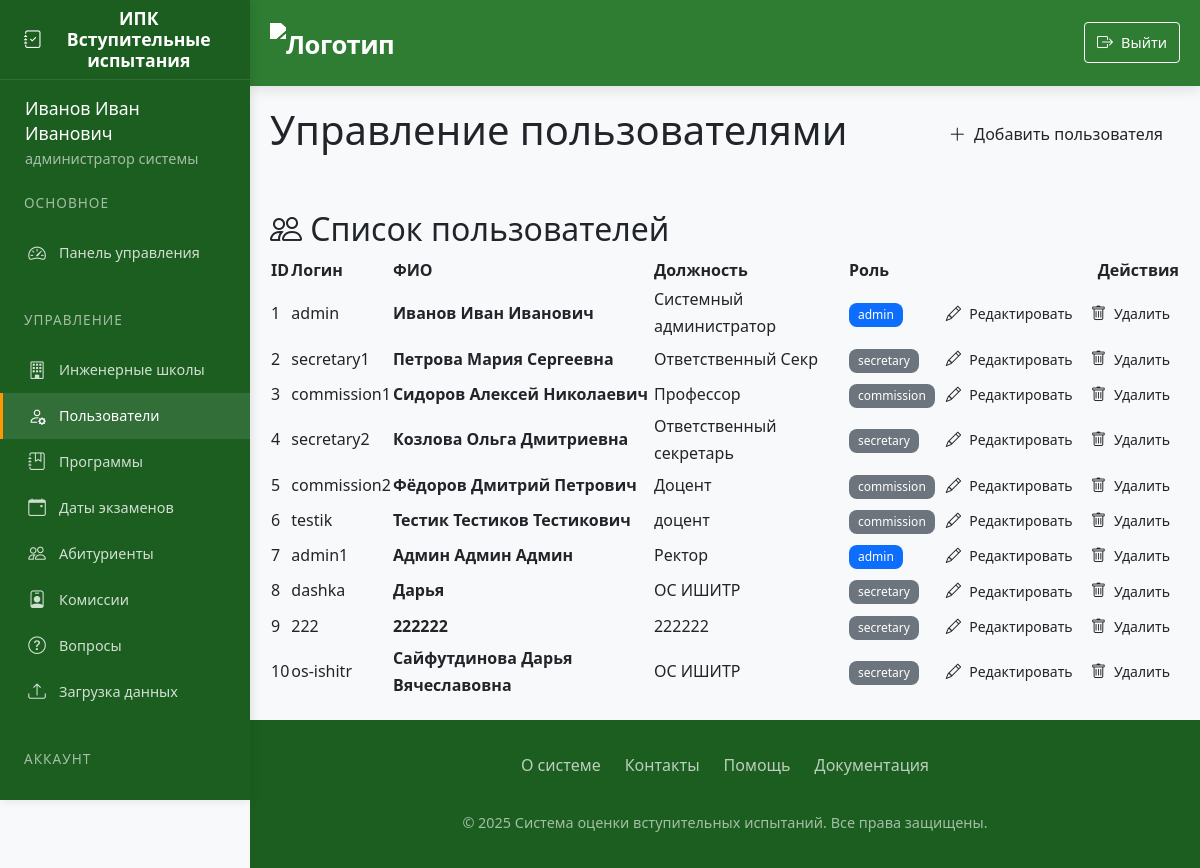
Screenshot of /users (signed in) with the database file from the repository.
### app/models.py (models this page shows)
class User(UserMixin, db.Model):
    id = db.Column(db.Integer, primary_key=True)
    username = db.Column(db.String(80), unique=True, nullable=False)
    password = db.Column(db.String(120), nullable=False)
    full_name = db.Column(db.String(100), nullable=False)
    position = db.Column(db.String(100), nullable=False)
    role = db.Column(db.String(20), nullable=False)  # 'admin', 'secretary', 'commission'
    school_id = db.Column(db.Integer, db.ForeignKey('engineering_school.id'))
    engineering_school = db.relationship('EngineeringSchool', backref='users')
    commission_members = db.relationship('CommissionMember', back_populates='user', cascade='all, delete-orphan')
    standard_commissions = db.relationship('StandardCommission', back_populates='user', cascade='all, delete-orphan')

### app/routes.py (the view)
@routes.route('/users')
@login_required
def users():
    if current_user.role != 'admin':
        abort(403)
    users = User.query.all()
    return render_template('admin_users.html', users=users)

### app/templates/admin_users.html
{% extends "base.html" %}
{% block content %}
<div class="spacer-lg">
    <div class="d-flex justify-content-between align-items-center mb-5">
        <h1>Управление пользователями</h1>
        <a href="{{ url_for('routes.add_user') }}" class="btn btn-primary-elegant">
            <i class="bi bi-plus-lg"></i> Добавить пользователя
        </a>
    </div>
    <div class="card-elegant">
        <div class="card-header-elegant">
            <h2><i class="bi bi-people"></i> Список пользователей</h2>
        </div>
        <div class="card-body">
            <div class="table-responsive">
                <table class="elegant-table">
                    <thead>
                        <tr>
                            <th>ID</th>
                            <th>Логин</th>
                            <th>ФИО</th>
                            <th>Должность</th>
                            <th>Роль</th>
                            <th class="text-end">Действия</th>
                        </tr>
                    </thead>
                    <tbody>
                        {% for user in users %}
                        <tr>
                            <td>{{ user.id }}</td>
                            <td>{{ user.username }}</td>
                            <td class="fw-bold">{{ user.full_name }}</td>
                            <td>{{ user.position }}</td>
                            <td>
                                <span class="badge bg-{{ 'primary' if user.role == 'admin' else 'secondary' }}">
                                    {{ user.role }}
                                </span>
                            </td>
                            <td class="text-end">
                                <div class="btn-group">
                                    <a href="{{ url_for('routes.edit_user', user_id=user.id) }}"
                                       class="btn btn-outline-elegant btn-sm">
                                        <i class="bi bi-pencil"></i> Редактировать
                                    </a>
                                    <form action="{{ url_for('routes.delete_user', user_id=user.id) }}" method="POST">
                                        <button type="submit" class="btn btn-outline-elegant btn-sm"
                                                onclick="return confirm('Вы уверены?')">
                                            <i class="bi bi-trash"></i> Удалить
                                        </button>
                                    </form>
                                </div>
                            </td>
                        </tr>
                        {% endfor %}
                    </tbody>
                </table>
            </div>
        </div>
    </div>
</div>
{% endblock %}

### app/templates/base.html (shortened to what this page needs)
<!DOCTYPE html>
<html lang="ru">
<head>
    <link href="https://cdn.jsdelivr.net/npm/bootstrap@5.3.0/dist/css/bootstrap.min.css" rel="stylesheet">
    <link rel="stylesheet" href="https://cdn.jsdelivr.net/npm/bootstrap-icons@1.10.0/font/bootstrap-icons.css">
    <link rel="stylesheet" href="{{ url_for('static', filename='style.css') }}">
</head>
<body>
    <aside class="sidebar" id="sidebar">
        <div class="sidebar-header">
            <h3 class="sidebar-title">
                <i class="bi bi-journal-check"></i>
                <span>ИПК Вступительные испытания</span>
            </h3>
        </div>
        <nav class="sidebar-menu">
    {% if current_user.is_authenticated %}
            <div class="user-info">
            <div class="user-name">{{ current_user.full_name }}</div>
            <div class="user-role-text">
                {% if current_user.role == 'admin' %}
                    администратор системы
                {% elif current_user.role == 'secretary' %}
                    ответственный секретарь отборочной комиссии
                    {% if current_user.engineering_school %} {{ current_user.engineering_school.name }} {% endif %}
                {% elif current_user.role == 'commission' %}
                    преподаватель
                    {% if current_user.engineering_school %} {{ current_user.engineering_school.name }} {% endif %}
                {% else %}
                    {{ current_user.role }}
                {% endif %}
            </div>
        </div>
                <div class="menu-section">
                    <div class="menu-section-title">Основное</div>
                    {% if current_user.role == 'admin' %}
                        <a href="{{ url_for('routes.admin_dashboard') }}" class="menu-item {% if request.endpoint == 'routes.admin_dashboard' %}active{% endif %}">
                            <i class="bi bi-speedometer2"></i>
                            <span>Панель управления</span>
                        </a>
                    {% elif current_user.role == 'secretary' %}
                        <a href="{{ url_for('routes.secretary_dashboard') }}" class="menu-item {% if request.endpoint == 'routes.secretary_dashboard' %}active{% endif %}">
                            <i class="bi bi-speedometer2"></i>
                            <span>Панель секретаря</span>
                        </a>
                    {% elif current_user.role == 'teacher' %}
                        <a href="{{ url_for('routes.teacher_dashboard') }}" class="menu-item {% if request.endpoint == 'routes.teacher_dashboard' %}active{% endif %}">
                            <i class="bi bi-speedometer2"></i>
                            <span>Панель преподавателя</span>
                        </a>
                    {% elif current_user.role == 'student' %}
                        <a href="{{ url_for('routes.student_dashboard') }}" class="menu-item {% if request.endpoint == 'routes.student_dashboard' %}active{% endif %}">
                            <i class="bi bi-speedometer2"></i>
                            <span>Мои тесты</span>
                        </a>
                    {% endif %}
                </div>
                {% if current_user.role in ['admin', 'secretary'] %}
                <div class="menu-section">
                    <div class="menu-section-title">Управление</div>
                    {% if current_user.role == 'admin' %}
                        <a href="{{ url_for('routes.engineering_schools') }}" class="menu-item {% if request.endpoint == 'routes.engineering_schools' %}active{% endif %}">
                            <i class="bi bi-building"></i>
                            <span>Инженерные школы</span>
                        </a>
                        <a href="{{ url_for('routes.users') }}" class="menu-item {% if request.endpoint == 'routes.users' %}active{% endif %}">
                            <i class="bi bi-person-gear"></i>
                            <span>Пользователи</span>
                        </a>
                    {% endif %}
                    <a href="{{ url_for('routes.programs') }}" class="menu-item {% if request.endpoint == 'routes.programs' %}active{% endif %}">
                        <i class="bi bi-journal-bookmark"></i>
                        <span>Программы</span>
                    </a>
                    <a href="{{ url_for('routes.exam_dates') }}" class="menu-item {% if request.endpoint == 'routes.exam_dates' %}active{% endif %}">
                        <i class="bi bi-calendar-event"></i>
                        <span>Даты экзаменов</span>
                    </a>
                    <a href="{{ url_for('routes.applicants') }}" class="menu-item {% if request.endpoint == 'routes.applicants' %}active{% endif %}">
                        <i class="bi bi-people"></i>
                        <span>Абитуриенты</span>
                    </a>
                    <a href="{{ url_for('routes.standard_commission') }}" class="menu-item {% if request.endpoint == 'routes.standard_commission' %}active{% endif %}">
                        <i class="bi bi-person-badge"></i>
                        <span>Комиссии</span>
                    </a>
                    <a href="{{ url_for('routes.questions') }}" class="menu-item {% if request.endpoint == 'routes.questions' %}active{% endif %}">
                        <i class="bi bi-question-circle"></i>
                        <span>Вопросы</span>
                    </a>
                    <a href="{{ url_for('routes.upload_schedule') }}" class="menu-item {% if request.endpoint == 'routes.upload_schedule' %}active{% endif %}">
                        <i class="bi bi-upload"></i>
                        <span>Загрузка данных</span>
                    </a>
                </div>
                {% endif %}
                <div class="menu-section">
                    <div class="menu-section-title">Аккаунт</div>
                    <a href="{{ url_for('routes.logout') }}" class="menu-item">
                        <i class="bi bi-box-arrow-right"></i>
                        <span>Выход</span>
                    </a>
                </div>
            {% endif %}
        </nav>
    </aside>
    <div class="main-wrapper">
        <header class="main-header">
            <div class="header-container">
                <div class="header-left">
                    <a href="{{ url_for('routes.home') }}" class="logo">
                        <img src="https://apply.tpu.ru/images/2022/footer-logo-ru.svg" alt="Логотип">
                    </a>
                </div>
                <nav class="user-nav">
                    {% if current_user.is_authenticated %}
                    <a href="{{ url_for('routes.logout') }}" class="logout-btn">
                        <i class="bi bi-box-arrow-right"></i>
                        <span>Выйти</span>
                    </a>
                    {% else %}
                    <a href="{{ url_for('routes.login') }}" class="outline-btn">
                        <i class="bi bi-box-arrow-in-right"></i>
                        <span>Войти</span>
                    </a>
                    {% endif %}
                </nav>
            </div>
        </header>
        <main class="main-content">
        {% block content %}{% endblock %}
    </main>
        <footer class="main-footer">
            <div class="footer-content">
                <div class="footer-links">
                    <a href="#" class="footer-link">О системе</a>
                    <a href="#" class="footer-link">Контакты</a>
                    <a href="#" class="footer-link">Помощь</a>
                    <a href="#" class="footer-link">Документация</a>
                </div>
                <div class="footer-copyright">
                    &copy; 2025 Система оценки вступительных испытаний. Все права защищены.
                </div>
            </div>
        </footer>
    </div>
</body>
</html>

### static/style.css (style rules this page uses)
:root { --primary: #0d6efd; --secondary: #6c757d; --success: #198754; --info: #0dcaf0; --warning: #ffc107; --danger: #dc3545; --light: #f8f9fa; --dark: #212529; }
body { font-family: 'Segoe UI', Tahoma, Geneva, Verdana, sans-serif; background-color: #f8fafc; color: #333; }
header { box-shadow: 0 2px 10px rgba(0, 0, 0, 0.1); z-index: 1030; }
.btn { border-radius: 0.5rem; font-weight: 500; padding: 0.5rem 1rem; transition: all 0.2s; display: inline-flex; align-items: center; gap: 0.5rem; }
.btn i { font-size: 1.1em; }
.btn-sm { padding: 0.25rem 0.5rem; }
.badge { font-weight: 500; padding: 0.5em 0.75em; border-radius: 0.5rem; }

### rows the page displays
User: full_name "Иванов Иван Иванович", id "1", username "admin", position "Системный администратор", role "admin"
User: id "2", username "secretary1", full_name "Петрова Мария Сергеевна", position "Ответственный Секр", role "secretary"
User: id "3", username "commission1", full_name "Сидоров Алексей Николаевич", position "Профессор", role "commission"
User: id "4", username "secretary2", full_name "Козлова Ольга Дмитриевна", position "Ответственный секретарь", role "secretary"
User: id "5", username "commission2", full_name "Фёдоров Дмитрий Петрович", position "Доцент", role "commission"
User: id "6", username "testik", full_name "Тестик Тестиков Тестикович", position "доцент", role "commission"
User: id "7", username "admin1", full_name "Админ Админ Админ", position "Ректор", role "admin"
User: id "8", username "dashka", full_name "Дарья", position "ОС ИШИТР", role "secretary"
User: id "9", username "222", full_name "222222", position "222222", role "secretary"
User: id "10", username "os-ishitr", full_name "Сайфутдинова Дарья Вячеславовна", position "ОС ИШИТР", role "secretary"
